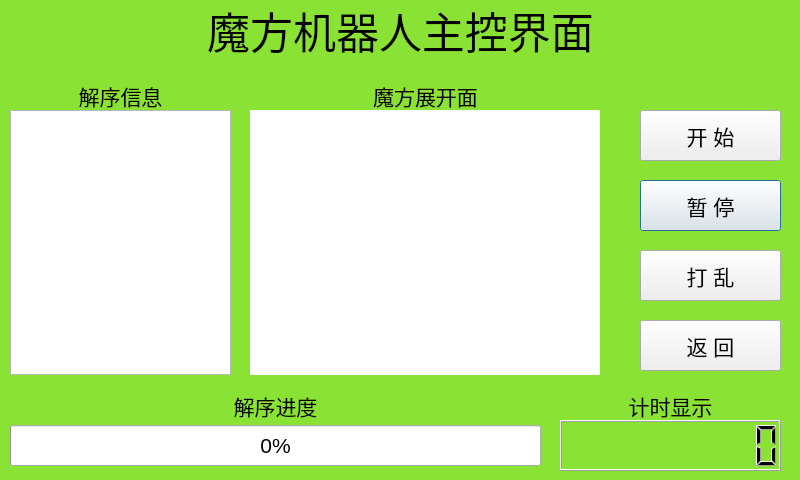
<?xml version="1.0" encoding="UTF-8"?>
<ui version="4.0">
 <class>FullMode</class>
 <widget class="QDialog" name="FullMode">
  <property name="geometry">
   <rect>
    <x>0</x>
    <y>0</y>
    <width>800</width>
    <height>480</height>
   </rect>
  </property>
  <property name="windowTitle">
   <string>Dialog</string>
  </property>
  <property name="styleSheet">
   <string notr="true">QDialog#FullMode{
	
	background-color: rgb(138, 226, 52);
}</string>
  </property>
  <widget class="QLabel" name="label_3">
   <property name="geometry">
    <rect>
     <x>560</x>
     <y>390</y>
     <width>221</width>
     <height>31</height>
    </rect>
   </property>
   <property name="font">
    <font>
     <pointsize>16</pointsize>
    </font>
   </property>
   <property name="text">
    <string>计时显示</string>
   </property>
   <property name="alignment">
    <set>Qt::AlignCenter</set>
   </property>
  </widget>
  <widget class="QPushButton" name="btn_stop">
   <property name="geometry">
    <rect>
     <x>640</x>
     <y>180</y>
     <width>141</width>
     <height>51</height>
    </rect>
   </property>
   <property name="font">
    <font>
     <pointsize>16</pointsize>
    </font>
   </property>
   <property name="text">
    <string>暂 停</string>
   </property>
  </widget>
  <widget class="QPushButton" name="btn_random">
   <property name="geometry">
    <rect>
     <x>640</x>
     <y>250</y>
     <width>141</width>
     <height>51</height>
    </rect>
   </property>
   <property name="font">
    <font>
     <pointsize>16</pointsize>
    </font>
   </property>
   <property name="text">
    <string>打 乱</string>
   </property>
  </widget>
  <widget class="QPushButton" name="btn_start">
   <property name="geometry">
    <rect>
     <x>640</x>
     <y>110</y>
     <width>141</width>
     <height>51</height>
    </rect>
   </property>
   <property name="font">
    <font>
     <pointsize>16</pointsize>
    </font>
   </property>
   <property name="text">
    <string>开 始</string>
   </property>
  </widget>
  <widget class="QSixFace" name="sixFace" native="true">
   <property name="geometry">
    <rect>
     <x>250</x>
     <y>110</y>
     <width>350</width>
     <height>265</height>
    </rect>
   </property>
   <property name="styleSheet">
    <string notr="true">QWidget#sixFace {	
	background-color: rgb(255, 255, 255);
}</string>
   </property>
  </widget>
  <widget class="QLabel" name="label_2">
   <property name="geometry">
    <rect>
     <x>250</x>
     <y>80</y>
     <width>351</width>
     <height>31</height>
    </rect>
   </property>
   <property name="font">
    <font>
     <pointsize>16</pointsize>
    </font>
   </property>
   <property name="text">
    <string>魔方展开面</string>
   </property>
   <property name="alignment">
    <set>Qt::AlignCenter</set>
   </property>
  </widget>
  <widget class="QLCDNumber" name="lcdNumber">
   <property name="geometry">
    <rect>
     <x>560</x>
     <y>420</y>
     <width>221</width>
     <height>51</height>
    </rect>
   </property>
   <property name="digitCount">
    <number>9</number>
   </property>
  </widget>
  <widget class="QLabel" name="titlelabel">
   <property name="geometry">
    <rect>
     <x>0</x>
     <y>0</y>
     <width>801</width>
     <height>61</height>
    </rect>
   </property>
   <property name="font">
    <font>
     <pointsize>32</pointsize>
    </font>
   </property>
   <property name="text">
    <string>魔方机器人主控界面</string>
   </property>
   <property name="alignment">
    <set>Qt::AlignCenter</set>
   </property>
  </widget>
  <widget class="QPushButton" name="btn_back">
   <property name="geometry">
    <rect>
     <x>640</x>
     <y>320</y>
     <width>141</width>
     <height>51</height>
    </rect>
   </property>
   <property name="font">
    <font>
     <pointsize>16</pointsize>
    </font>
   </property>
   <property name="text">
    <string>返 回</string>
   </property>
  </widget>
  <widget class="QLabel" name="label_4">
   <property name="geometry">
    <rect>
     <x>10</x>
     <y>390</y>
     <width>531</width>
     <height>31</height>
    </rect>
   </property>
   <property name="font">
    <font>
     <pointsize>16</pointsize>
    </font>
   </property>
   <property name="text">
    <string>解序进度</string>
   </property>
   <property name="alignment">
    <set>Qt::AlignCenter</set>
   </property>
  </widget>
  <widget class="QProgressBar" name="progressBar">
   <property name="geometry">
    <rect>
     <x>10</x>
     <y>425</y>
     <width>531</width>
     <height>41</height>
    </rect>
   </property>
   <property name="font">
    <font>
     <pointsize>16</pointsize>
    </font>
   </property>
   <property name="value">
    <number>0</number>
   </property>
  </widget>
  <widget class="QTextEdit" name="loginfo">
   <property name="geometry">
    <rect>
     <x>10</x>
     <y>110</y>
     <width>221</width>
     <height>265</height>
    </rect>
   </property>
   <property name="readOnly">
    <bool>true</bool>
   </property>
  </widget>
  <widget class="QLabel" name="label_5">
   <property name="geometry">
    <rect>
     <x>10</x>
     <y>80</y>
     <width>221</width>
     <height>31</height>
    </rect>
   </property>
   <property name="font">
    <font>
     <pointsize>16</pointsize>
    </font>
   </property>
   <property name="text">
    <string>解序信息</string>
   </property>
   <property name="alignment">
    <set>Qt::AlignCenter</set>
   </property>
  </widget>
 </widget>
 <customwidgets>
  <customwidget>
   <class>QSixFace</class>
   <extends>QWidget</extends>
   <header>qsixface.h</header>
   <container>1</container>
  </customwidget>
 </customwidgets>
 <resources/>
 <connections/>
</ui>
